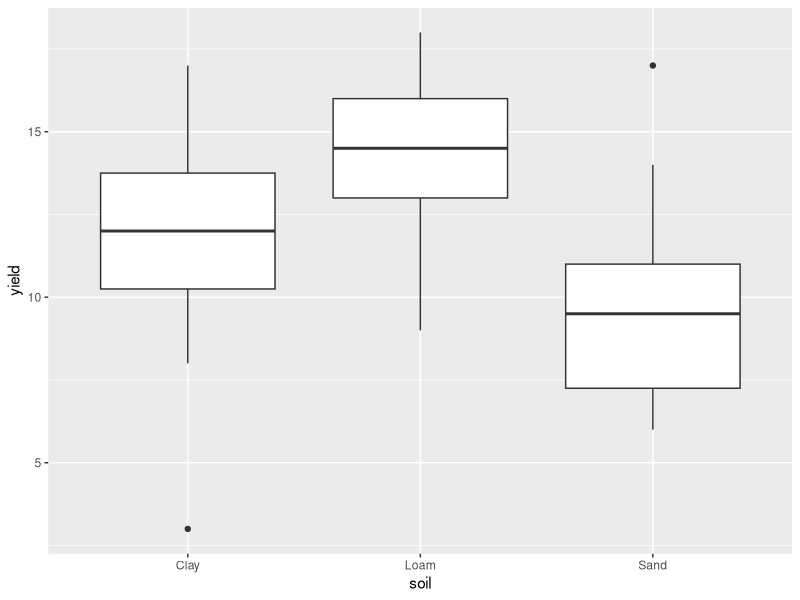

Write the R code that produced this figure.
####################################################################
#                     The tidyverse and beyond 
#                            Workshop 7
#                          What's going on
#                       27th November 2017
#               Worksheet C: Analysis of variance
####################################################################
# Load the tidyverse
library(tidyverse)
library(broom)

# ANOVA seeks to look at the difference between group means
# In this example there is a response variable examined under three
# explanatory variable conditions (namely soil composition)

# Load the soil data and examine the data
soil_df <- read_csv("soil_data.csv")

# We have an experiment in which crop yields per unit area were measured
# from 10 randomly selected fields on each of the three soil types

# Hypothesis to be tested:
# H0: the mean crop yields on each soil type are equal i.e. μ₁=μ₂=μ₃
# HA: at least one of the mean crop yields on each soil type are not equal
# We will test this assumption at the 5% significance level so α = 0.05

# Let's uses the tidyverse to help us out
soil_gr <- soil_df %>%
    gather(key = "soil", value = "yield") %>%
    group_by(soil)

summarise(soil_gr, mean = mean(yield))
ggplot(data = soil_gr, aes(x = soil, y = yield)) +
    geom_boxplot()

# 1. When using ANOVA on a data set we should check that the
# following assumptions hold:
# A. random sampling
# B. variances of different treatments are equal
# C. the error terms are independent from observation to observation
# D. the error terms are normally distributed with zero mean and the
# same variance

# 1. We can check the difference in variances a number of ways
# var.test(), fligner.test(), bartlett.test()
bartlett.test(soil_gr$yield~factor(soil_gr$soil))

# 2. Build the model using the aov() function
# aov(y ~ x)
# y is your response variable (dependent)
# x is your explanatory variable (independent)

soil_aov <- aov(soil_gr$yield ~ soil_gr$soil)

# Examine how the output is displayed in the global environment 

# 3. We can retrive the output using summary()
summary(soil_aov)

# 4. Many other outputs are available using $
# Examine some of them

# 5. Using the tidy() function from the broom package we can 
# collect the important outputs in a data frame 
soil_aov_df <- tidy(soil_aov)

